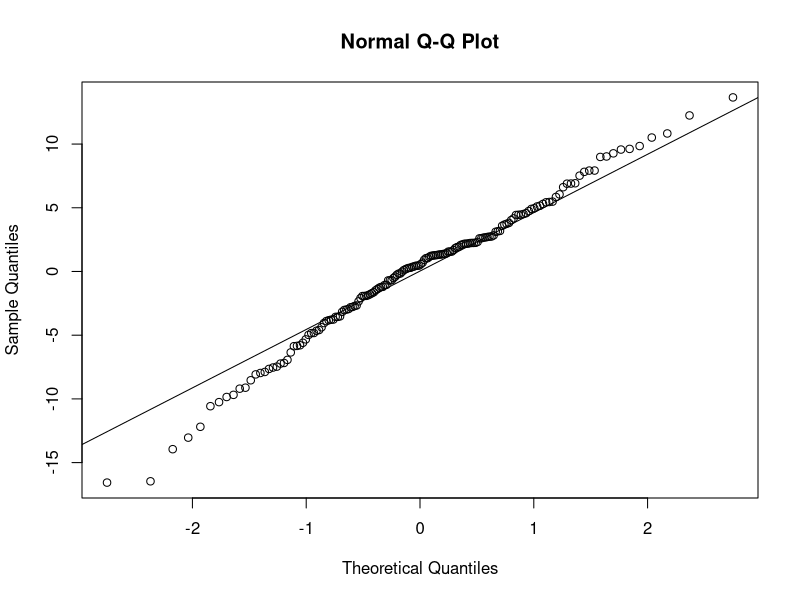
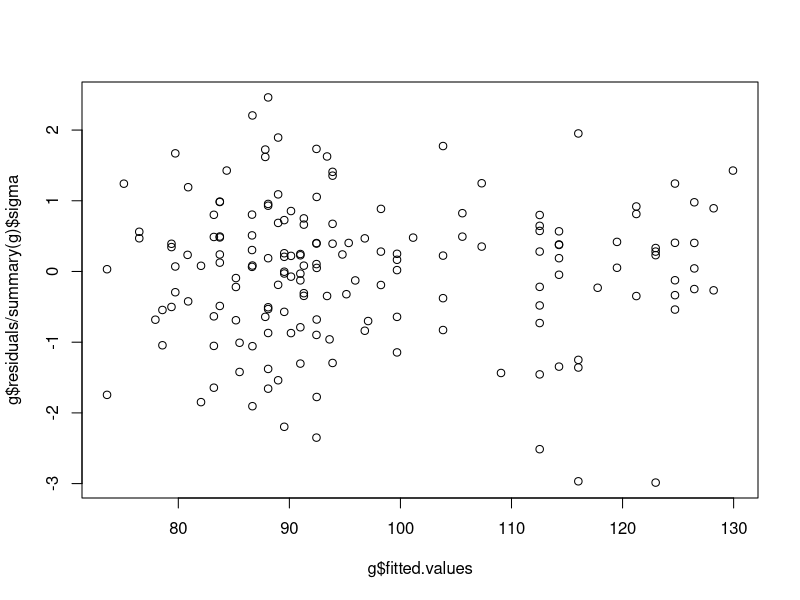
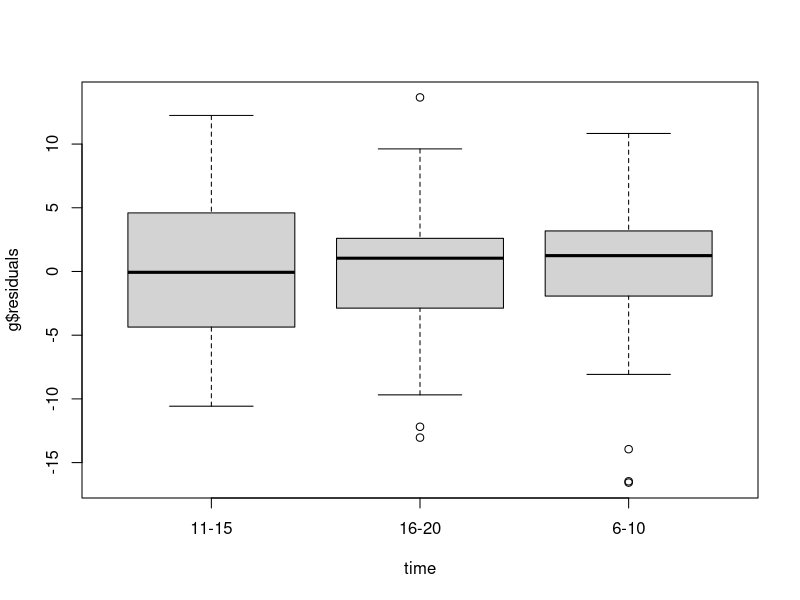
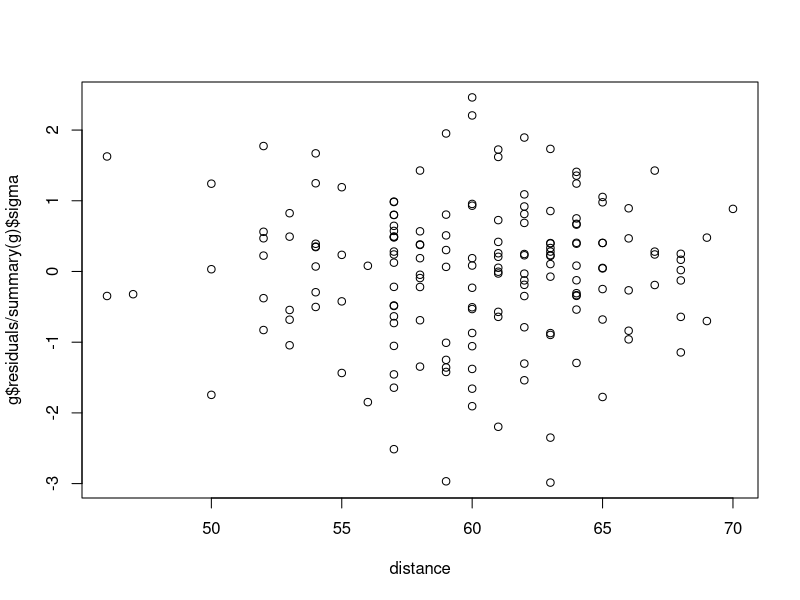
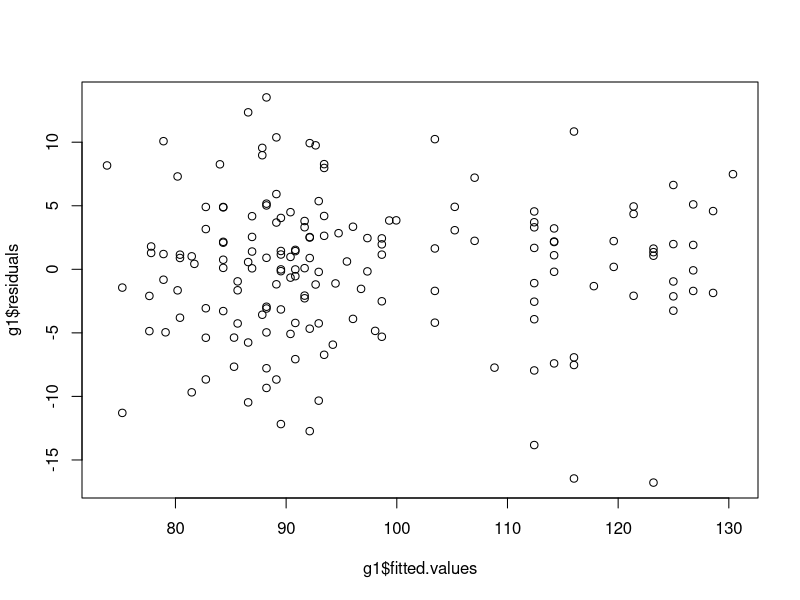
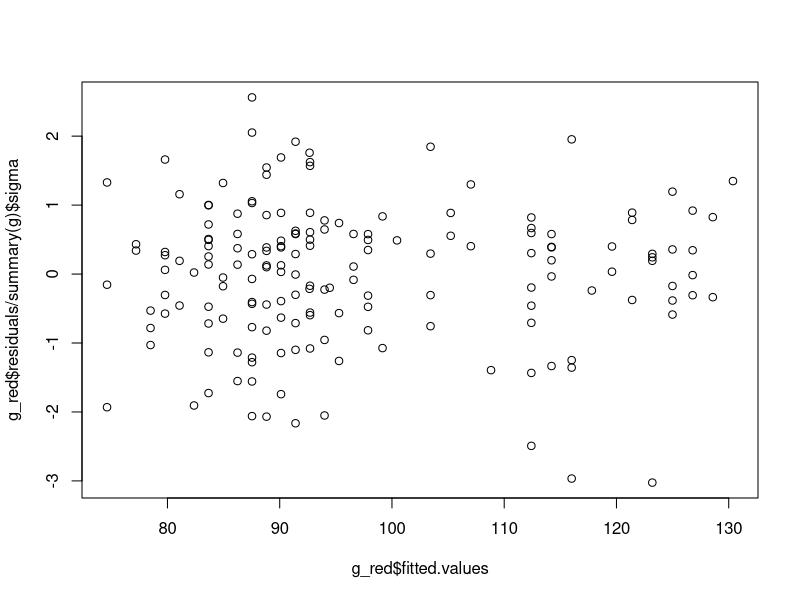

Source code (R) for these figures, in order:
airport <- read.table("airport.txt", header = T)
attach(airport)
time <- as.factor(time.of.the.day)
g <- lm(duration ~ time + distance + time:distance)

summary(g)
#verification of the assumptions
shapiro.test(g$residuals)
x11()
qqnorm(g$residuals)
qqline(g$residuals)
#we can assume gaussianity
x11()
plot(g$fitted.values, g$residuals/summary(g)$sigma)
x11()
boxplot(g$residuals ~ time)
bartlett.test(g$residuals ~ time)
#so we have homoschedasticity amongst groups
x11()
plot(distance, g$residuals/summary(g)$sigma)
#the assumptions are verified

params <- c(beta0_6 = g$coefficients[1] + g$coefficients[3],
            beta0_11 = g$coefficients[1],
            beta0_16 = g$coefficients[1] + g$coefficients[2],
            beta1_6 = g$coefficients[4] + g$coefficients[6],
            beta1_11 = g$coefficients[4],
            beta1_16 = g$coefficients[4] + g$coefficients[5])
params
s <- summary(g)$sigma
s
#so we want to test:
#H0: beta0_6 = beta0_11 = beta0_16 & beta1_6 = beta1_11 = beta1_16 vs H1
library(car)
linearHypothesis(g, rbind(c(0,1,0,0,0,0),c(0,0,1,0,0,0),c(0,0,0,0,1,0),c(0,0,0,0,0,1)), c(0,0,0,0))
#There is strong evidence to reject the null hypothesis, there is a significant difference between at least two groups in at least one coefficient

#H0: beta1_6 = beta1_11 = beta1_16 = 0 vs H1
linearHypothesis(g, rbind(c(0,0,0,1,0,0),c(0,0,0,1,1,0),c(0,0,0,1,0,1)), c(0,0,0))
#there is strong evidence to reject the null hypothesis, in at least one group there is a significant dependence on the distance travelled

summary(g)

#we can start by tring to neglect the dependence on time only in the intecept
#H0: beta0_6 = beta0_11 = beta0_16 vs H1
linearHypothesis(g, rbind(c(0,1,0,0,0,0),c(0,0,1,0,0,0)), c(0,0))
#there is no evidence to rejct the null hypothesis

#we start proposing a reduced model with dependence on time of the day only on the distance travelled
g1 <- lm(duration ~ distance + time:distance)
summary(g1)

anova(g,g1)
shapiro.test(g1$residuals)
x11()
plot(g1$fitted.values, g1$residuals)
#still valid and still significant

g$coefficients
#we can try and test if there is no difference on the coefficients for distance between 16-20 and 11-15
#H0: beta1_16 = beta1_11 vs H1
#and by looking at the (one at the time) p_value for this test on the summary we can say that there is not

#seeing if we can neglect all 4 of them from the general model:
linearHypothesis(g, rbind(c(0,1,0,0,0,0),c(0,0,1,0,0,0),c(0,0,0,0,1,0)), c(0,0,0))
#still no evidence to reject the null hypothesis

#Creating the new dummy variable
TM <- ifelse(time=="6-10", 1, 0) # 1 if in 6-10
g_red <- lm(duration ~ distance + TM:distance)

shapiro.test(g_red$residuals)
x11()
plot(g_red$fitted.values, g_red$residuals/summary(g)$sigma)
#still valid

params_red <- c(beta0 = g_red$coefficients[1],
                beta1_6 = g_red$coefficients[2] + g_red$coefficients[3],
                beta1_11 = g_red$coefficients[2],
                beta1_16 = g_red$coefficients[2])
s_red <- summary(g_red)$sigma

#using this last reduced model
z_new <- data.frame(TM = 1, distance = 57)
#we want a prediction interval for the duration of the trip, then using the upper estimate to take the best bus
predict(g_red, z_new, interval = "prediction", level = 0.99)
#so it takes at most 1 hour and a half, hence in order to be there at 9:30 he should take the bus leaving at 7 am,
#having still a 3 minute margin on the worst case scenario